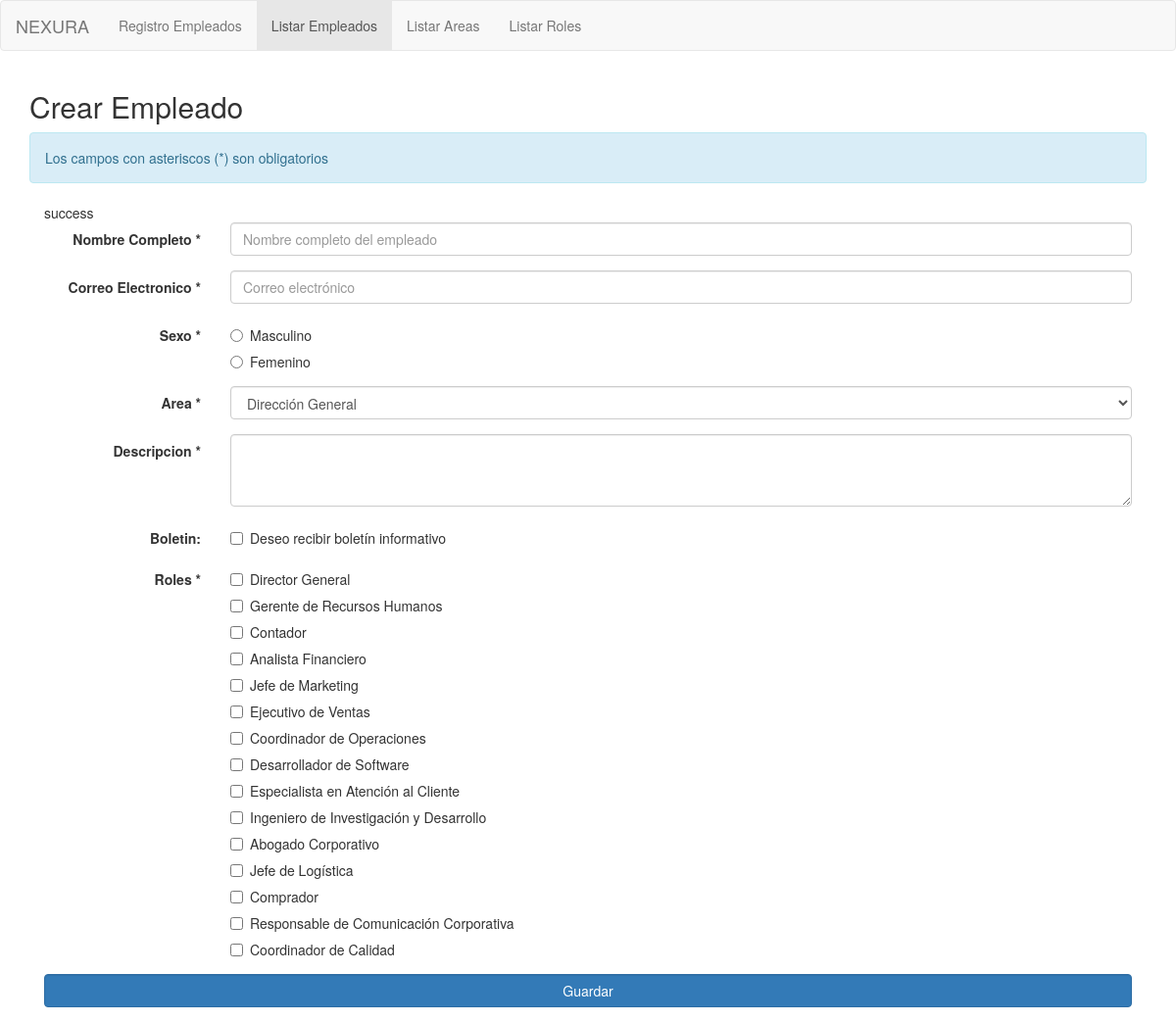
Page /index.php?m=empleado on the committed database.
### tables this page shows
CREATE TABLE `roles` (
  `id` int NOT NULL,
  `nombre` varchar(255) NOT NULL
);

### config/data_area.php (called while the page is built, shortened)
<?php
require_once __DIR__ . '/../db/conexion.php';
function listAreas()
{
    global $pdo;
    try {
        $stmt = $pdo->prepare("SELECT * FROM areas");
        $stmt->execute();
        return $stmt->fetchAll(PDO::FETCH_ASSOC);
    } catch (PDOException $e) {
        echo "Error Listando Areas: " . $e->getMessage();
        return false;
    }
}

### config/data_roles.php (called while the page is built, shortened)
<?php
require_once 'db/conexion.php';
function listRoles() {
    global $pdo;
    try {
        $stmt = $pdo->prepare("SELECT * FROM roles");
        $stmt->execute();
        return $stmt->fetchAll(PDO::FETCH_ASSOC);
    } catch (PDOException $e) {
        echo "Error Listando Roles: " . $e->getMessage();
        return false;
    }
}
?>

### views/empleados.php (the view, shortened to what this page needs)
<div class="container">
    <h2>Crear Empleado</h2>
    <div class="alert alert-info" role="alert">
        Los campos con asteriscos (*) son obligatorios
    </div>
    <div class="col-md-12">
        <div class="form-horizontal">
<?php
require_once 'config/data_empleado.php';
require_once 'config/data_empleado_rol.php';
$data = [];
?>
            <form id="empleadoForm" action="index.php?m=empleado" method="post">
                    <div class="form-group">
                        <label class=" col-sm-2 control-label" for="txt_nombre">Nombre Completo *</label>
                        <div class="col-sm-10">
                            <input type="text" class="form-control" id="txt_nombre" name="txt_nombre" value="<?php echo isset($data['nombre']) ? $data['nombre'] : ''; ?>" placeholder="Nombre completo del empleado">
                        </div>
                    </div>
                    <div class="form-group">
                        <label class=" col-sm-2 control-label" for="txt_correo">Correo Electronico *</label>
                        <div class="col-sm-10">
                            <input type="email" class="form-control" id="txt_correo" name="txt_correo" value="<?php echo isset($data['email']) ? $data['email'] : ''; ?>" placeholder="Correo electrónico">
                        </div>
                    </div>
                    <div class="form-group">
                        <label class=" col-sm-2 control-label" for="select_sexo">Sexo *</label>
                        <div class="col-sm-10">
                            <div class="radio">
                                <label>
                                    <input type="radio" id="select_sexo" name="select_sexo" value="M" <?php echo isset($data['sexo']) && $data['sexo'] == 'M' ? 'checked' : ''; ?>>
                                    Masculino
                                </label>
                            </div>
                            <div class="radio">
                                <label>
                                    <input type="radio" id="select_sexo" name="select_sexo" value="F" <?php echo isset($data['sexo']) && $data['sexo'] == 'F' ? 'checked' : ''; ?>>
                                    Femenino
                                </label>
                            </div>
                        </div>
                    </div>
                    <div class="form-group">
                        <label class=" col-sm-2 control-label" for="select_area">Area *</label>
                        <div class="col-sm-10">
                            <select class="form-control" name="select_area" id="select_area">
                                <?php
                                require_once 'config/data_area.php';
                                $areas = listAreas();
                                foreach ($areas as $area) {
                                    $selected = isset($data['area_id']) && $data['area_id'] == $area['id'] ? 'selected' : '';
                                    echo "<option value='" . $area['id'] . "' $selected>" . $area['nombre'] . "</option>";
                                }
                                ?>
                            </select>
                        </div>
                    </div>
                    <div class="form-group">
                        <label class=" col-sm-2 control-label" for="txt_descripcion">Descripcion *</label>
                        <div class="col-sm-10">
                            <textarea class="form-control" id="txt_descripcion" name="txt_descripcion" rows="3"><?php echo ($data ?? [])['descripcion'] ?? ''; ?></textarea>
                        </div>
                    </div>
                    <div class="form-group">
                        <label class=" col-sm-2 control-label" for="chk_boletin">Boletin:</label>
                        <div class="col-sm-10">
                            <div class="checkbox">
                                <label>
                                    <input type="checkbox" id="chk_boletin" name="chk_boletin" <?php echo (isset($data['boletin']) && $data['boletin'] == 1) ? 'checked' : ''; ?>>
                                    Deseo recibir boletín informativo
                                </label>
                            </div>
                        </div>
                    </div>
                    <div class="form-group">
                        <label class=" col-sm-2 control-label" for="roles">Roles *</label>
                        <div class="col-sm-10">
                            <?php
                            require_once 'config/data_roles.php';
                            $roles = listRoles();
                            foreach ($roles as $rol) {
                                $checked = '';
                                echo "<div class='checkbox'>";
                                echo "<label>";
                                echo "<input type='checkbox' class='role-checkbox' name='roles[]' value='" . $rol['id'] . "' $checked>" . $rol['nombre'];
                                echo "</label>";
                                echo "</div>";
                            }
                            ?>
                        </div>
                    </div>
                    <div class="form-group">
                        <div class="col-md-12 col-md-off-set-3">
                            <?php if (!isset($data['id'])) { ?>
                                <input type="submit" class="btn btn-primary form-control" name="btn_guardar" id="btn_guardar" value="Guardar">
                            <?php }  ?>
                        </div>
                    </div>
                    </form>
        </div>
    </div>
</div>

### views/header.php (shortened to what this page needs)
<!DOCTYPE html>
<html>
<head>
    <link rel="stylesheet" type="text/css" href="libs/css/bootstrap.min.css">
    <link rel="stylesheet" type="text/css" href="libs/fontawesome-free-5.15/css/all.min.css">
    <link rel="stylesheet" href="libs/css/style.css">
</head>
<body>
<header>
    <nav class="navbar navbar-default">
        <div class="container-fluid">
          <div class="navbar-header">
            <a class="navbar-brand" href="index.php">NEXURA</a>
          </div>
          <div id="navbar" class="navbar-collapse collapse">
            <ul class="nav navbar-nav">
              <li><a href="index.php?m=empleado">Registro Empleados</a></li>
              <li class="active"><a href="index.php">Listar Empleados</a></li>
              <li><a href="index.php?m=lista_areas">Listar Areas</a></li>
              <li><a href="index.php?m=lista_roles">Listar Roles</a></li>
            </ul>
          </div>
        </div>
      </nav>
</header>

### index.php (shortened to what this page needs)
<?php require_once 'views/header.php'; ?>
<?php
$ruta = isset($_GET['m']) ? $_GET['m'] : 'lista_empleado';
switch ($ruta) {
    case 'empleado':
        require_once 'views/empleados.php';
        break;
}
?>
<?php require_once 'views/footer.php'; ?>

### config/data_empleado.php (shortened to what this page needs)
<?php
$codigo_empleado = isset($_POST['codigo_empleado']) ? $_POST['codigo_empleado'] : null;
function deleteEmpleado($id) {
    try {
        try {
            echo "success";
        } catch (PDOException $e) {
            echo "Error Eliminando Empleado Rol: " . $e->getMessage();
            return false;
        }
    } catch (PDOException $e) {
        echo "Error Eliminando Empleado: " . $e->getMessage();
        return false;
    }
}
deleteEmpleado($codigo_empleado);
?>

### views/footer.php (shortened to what this page needs)
</body>
</html>

### rows in the picture
roles: nombre "Director General"
roles: nombre "Gerente de Recursos Humanos"
roles: nombre "Contador"
roles: nombre "Analista Financiero"
roles: nombre "Jefe de Marketing"
roles: nombre "Ejecutivo de Ventas"
roles: nombre "Coordinador de Operaciones"
roles: nombre "Desarrollador de Software"
roles: nombre "Especialista en Atención al Cliente"
roles: nombre "Ingeniero de Investigación y Desarrollo"
roles: nombre "Abogado Corporativo"
roles: nombre "Jefe de Logística"
roles: nombre "Comprador"
roles: nombre "Responsable de Comunicación Corporativa"
roles: nombre "Coordinador de Calidad"

### other values in the picture
form field select_area "Dirección General"
